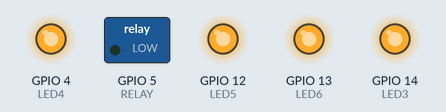
This sketch was run on a simulated ESP8266 (NodeMCU). On the bench: switched loads named in the sketch (green lamp = pin HIGH), output pins drawn as LEDs (lit = HIGH). Dashed ring = blinking. WiFi joins after 1.5 s; servers stay silent unless stated; what the sketch prints to the serial monitor is not drawn.

Above: at 0.2 s.
At 4.05 s:
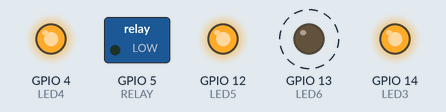
Timing chart, 0 to 11.1 s (numbered marks = the images above):
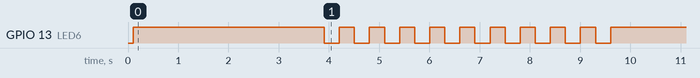

Measured:
- by itself, GPIO 13 (LED6): alternates HIGH for 0.30 s and LOW for 0.30 s, 20 changes in all, then stays HIGH

The sketch:

sketch_sante_OK.ino
```cpp
/******************************************************
  test Ping   libreira  dvarrel
  https://github.com/dvarrel/ESPping/blob/main/examples/test_ping/test_ping.ino
  compilato per generic Esp8266
******************************************************/

#include <ESPping.h>

int RELAY = 5; //uso gpio5 per evitare segnali spuri durante boot
int LED4 = 4;
int LED5 = 12; // select the pin for the red LED
int LED3 = 14; // select the pin for the blue LED
int LED6 = 13; // select the pin for the green LED

int fail_count  = 0;  // Incrementa errore ping

//#define RELAY D0
//#define LED4  D4	// GPIO4    LED SCHEDA
//#define LED3  D14	// GPIO14   LED BLU
//#define LED6  D13	// GPIO13   LED VERDE
//#define LED5  D12	// GPIO12   LED ROSSO

void setup()
{
  Serial.begin(115200);
  delay(100);

  /** Define the pin modes **/
  pinMode(RELAY, OUTPUT);
  pinMode(LED6, OUTPUT);
  pinMode(LED3, OUTPUT);
  pinMode(LED4, OUTPUT);
  pinMode(LED5, OUTPUT);

  digitalWrite(LED4, HIGH);
  digitalWrite(LED3, HIGH);
  digitalWrite(LED5, HIGH);
  digitalWrite(LED6, HIGH);
  digitalWrite(RELAY, LOW);

  WiFi.begin("CS_interno14","CondominioBrostolade14");      // attende connessione
  Serial.print("\nConnection");
  while (WiFi.status() != WL_CONNECTED)
  {
    delay(500);
    Serial.print(".");
  }
  Serial.print("\nConnection OK, IP: ");
  Serial.print(WiFi.localIP());
  Serial.print(" Gateway: ");
  Serial.println(WiFi.gatewayIP());
  Serial.println("Puoi provare a contattarmi ;-)");
}

void loop()
{
  // Ping IP
  const IPAddress remote_ip(8,8,8,8);
  bool pingTest = Ping.ping(remote_ip);

  Serial.print("Remote IP =  ");
  Serial.print(remote_ip);
  Serial.print("\t");
  if (Ping.ping(remote_ip) > 0)
  {
    fail_count = 0;
    Serial.printf("Response time : %d / %.2f / %d ms\t", Ping.minTime(), Ping.averageTime(), Ping.maxTime());
    Serial.print("pingTest = ");
    Serial.print(pingTest);
    Serial.print("\t");
    Serial.print("errori ping = ");
    Serial.print(fail_count);
    Serial.println("");

  lampeggia(LED6,10,300);
  digitalWrite(LED6, HIGH);
  delay(1 * 60 * 1000UL);  // ritardo 1 minuto per rilettura ping senza errori

  }
  else {
    Serial.print(" Error !");
    Serial.print("\t");
    Serial.print("pingTest = ");
    Serial.print(pingTest);
    Serial.print("\t");
    Serial.print("errori ping = ");
    Serial.print(fail_count);
    Serial.println("");

    lampeggia(LED5,10,300);
    digitalWrite(LED5, HIGH);  fail_count++;
      /** Ping Completely Failed **/
    if ( fail_count >= 8 )     // Resetta  router se conteggio errori >= 6
    {
      digitalWrite(RELAY, HIGH);
      delay(20000);   // attiva relè x 15 secondi --- tempi non precisi
      digitalWrite(RELAY, LOW);
      delay(2 * 60 * 1000UL);  // ritardo 2 minuti per rilettura ping dopo reset
      fail_count = 0;
    }
    digitalWrite(RELAY, LOW);
    delay(1 * 60 * 1000UL);  // ritardo 1 minuto per rilettura ping con errori
  }
  delay(1000);

}

 // esempio  lampeggia(LED2,10,300);

void lampeggia(int pin,int volte, int periodo)
     {
     //fa lampeggiare un pin e il suo led collegato.
     int h=0;
     for (h=1; h<=volte ; h++)
         {
         digitalWrite(pin, HIGH);
         delay(periodo);
         digitalWrite(pin, LOW);
         delay(periodo);
         }
     }
```
